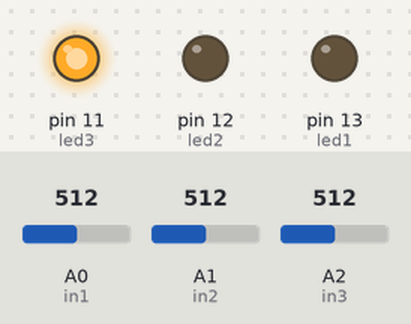
A sketch run on a simulated Arduino Uno, built with avr-gcc and run on an emulated ATmega328P. On the bench: output pins drawn as LEDs (lit = HIGH). The test bench sets the inputs (shaded band); at power-on: A0 (in1) = 512, A1 (in2) = 512, A2 (in3) = 512.

Above: at 1.8 s.
1.9 s: A0 (in1) set to 528
At 2.8 s:
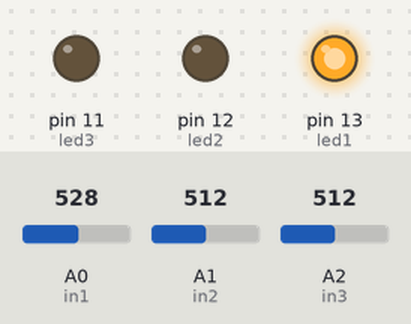
5.5 s: A1 (in2) set to 716
At 6.4 s:
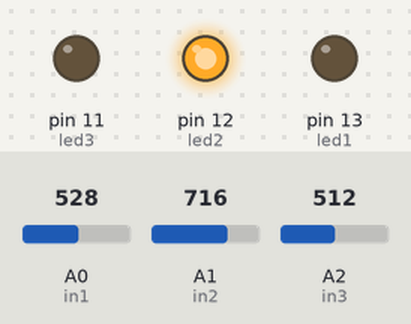
9.6 s: A1 (in2) set to 511
At 10.6 s:
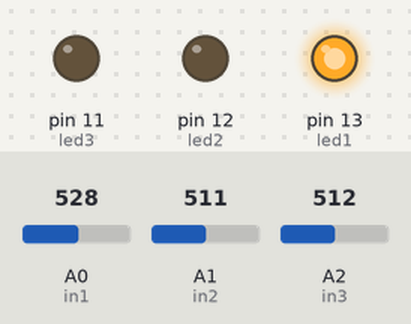
13.7 s: A1 (in2) set to 900
At 14.8 s:
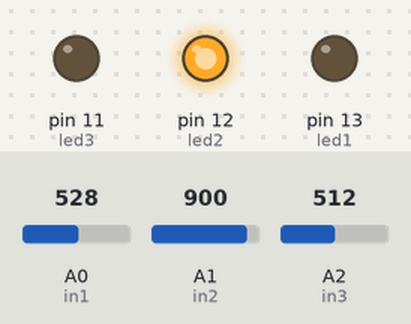
Timing chart, 0 to 16.7 s (numbered marks = the images above; inputs shaded):
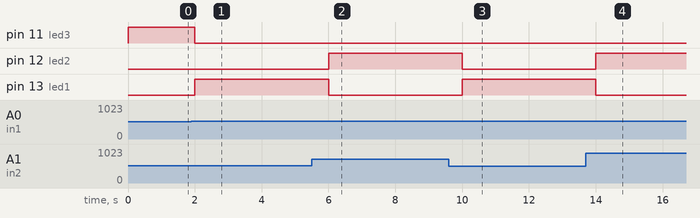

The sketch:

compare_code.ino
```cpp
//pin def
int led1=13;
int led2=12;
int led3=11;

int in1=A0;
int in2=A1;
int in3=A2;
//global
int i;
//function of compare
void compare(int x,int y,int z)
{
  if(x>y&&x>z)
  digitalWrite(led1,1);
  else if(y>x&&y>z)
    digitalWrite(led2,1);
    else
      digitalWrite(led3,1);
  }

void setup()
{
  for( i=13;i>=11;i--)
  {
  pinMode(i,OUTPUT);
  }
}
void loop()
{
  int x=analogRead(in1);
  int y=analogRead(in2);
  int z=analogRead(in3);
  compare(x,y,z);
  delay(1000);
  digitalWrite(led1,0);
  digitalWrite(led2,0);
  digitalWrite(led3,0);


}
```

Measured:
- the behaviour switches between 512 and 513 on A0 (in1) (found by bisection; images 0 and 1)
- after the input at 1.9 s, pin 11 (led3): HIGH → LOW after 0.10 s; pin 13 (led1): LOW → HIGH after 0.10 s
- after the input at 5.5 s, pin 12 (led2): LOW → HIGH after 0.50 s; pin 13 (led1): HIGH → LOW after 0.50 s
- after the input at 9.6 s, pin 12 (led2): HIGH → LOW after 0.40 s; pin 13 (led1): LOW → HIGH after 0.40 s
- after the input at 13.7 s, pin 12 (led2): LOW → HIGH after 0.31 s; pin 13 (led1): HIGH → LOW after 0.30 s
